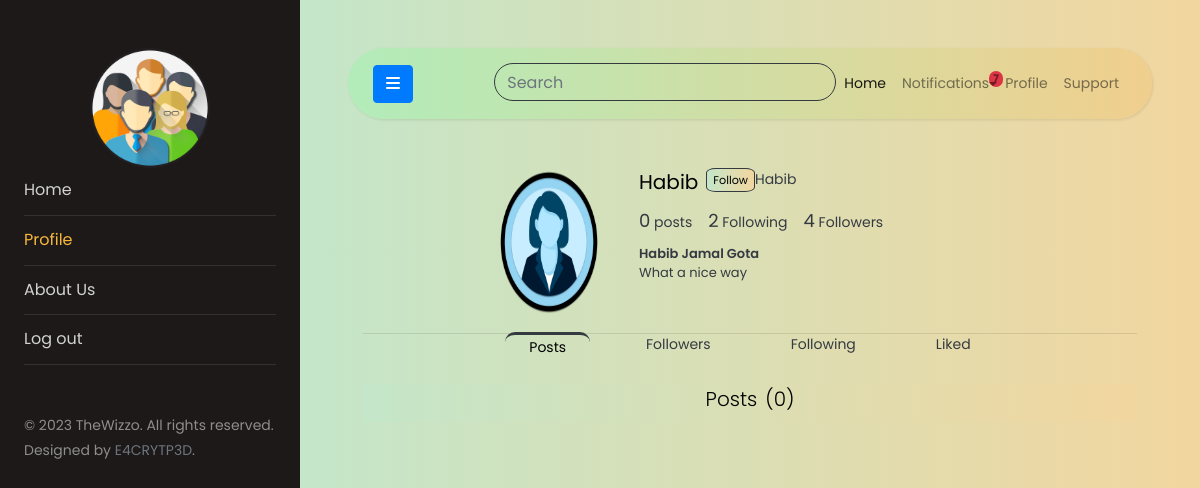
The page /user/Habib/profile (signed in) on the database its author committed.
### users/models.py (models this page shows, shortened)
class User(AbstractUser):
    genders = [
        ('Male', 'Male'),
        ('Female', 'Female'),
        ('Custom', 'Custom'),
        ('Prefer not to say', 'Prefer not to say')
    ]
    date_of_birth = models.DateField(blank=True, null=True)
    gender = models.CharField(
        choices=genders, max_length=20, default="Unknown")

class Profile(models.Model):
    user = models.OneToOneField(
        'User', related_name='profile', on_delete=models.CASCADE)
    bio = models.CharField(default="", blank=True, null=True, max_length=75)
    follows = models.ManyToManyField(
        User, related_name='follows', blank=True, symmetrical=False)
    updated = models.DateTimeField(auto_now=True)
    created = models.DateTimeField(auto_now_add=True)
    profile_pic = models.ImageField(
        upload_to='profile_pics', blank=True, null=True)

### users/views.py (the view)
# urls.py: path('<str:user>/profile', views.user_profile, name='userprofile'),
@login_required
def user_profile(request, user):
    try:
        user = User.objects.select_related('profile').get(username=user)
    except Exception:
        return HttpResponse('<div class="text-danger">Error occured</div>')
    return render(request, 'users/userprofile.html', {'puser': user})

### usertimeline/models.py (called while the page is built)
    def all(self):
        return super().filter(is_seen=False)

### templates/users/userprofile.html (shortened to what this page needs)
{% extends 'base.html' %}
{% block profile %}
active
{% endblock profile %}
{% block content %}
<div class="container">
    <header class="row">
        <div class="col-sm-2 col-auto offset-2 mt-2">
            <div class="position-relative profile-picture">
                <div>
                    <img class="rounded-circle w-100" src="{{puser.profile.profile_pic.url}}" alt="profile pic"
                        height="150px">
                </div>
            </div>
        </div>
        <div class="col-8 text-dark mt-2">
            <div class="d-flex flex-row">
                <h5 class="mx-2">{{puser.username}}</h5>
                {% if puser != user %}
                {% if  puser not in user.profile.follows.all%}
                <div>
                    <button hx-post="{% url 'follow' puser %}" hx-headers='{"X-CSRFToken": "{{csrf_token}}"}'
                        hx-vals='{"wizu":"{{puser.id}}"}'
                        class="border border-dark bg-gradient btn-follow small">Follow</button>
                </div>
                {{puser}}
                {% endif %}
                {% endif %}
            </div>
            <div class="d-flex flex-row">
                <div class="mx-md-2 mx-1">
                    <span class="font-count">{{puser.post.all.count}}</span> posts
                </div>
                <div class="mx-md-2 mx-1">
                    <span class="font-count">{{puser.profile.follows.count}}</span> Following
                </div>
                <div class="mx-md-2 mx-1">
                    <span class="font-count">{{puser.follows.count}}</span> Followers
                </div>
            </div>
            <div class="d-flex flex-column">
                <h6 class="profile-full-name mx-2 mt-2 mb-0"><span>{{puser.first_name}}</span>
                    <span>{{puser.last_name}}</span>
                </h6>
                <p class="mx-2 mt-0" style="font-size: small;">{{puser.profile.bio}}</p>
            </div>
        </div>
    </header>
    <hr class="mb-0 pb-0">
    <div class="d-flex flex-row justify-content-center mt-0">
        <div class="mx-md-3 border-dark px-md-4 px-2 profile-link pl-active" hx-get="{%url 'posts' puser %}"
            hx-target="#user-content" id="posts"><a onclick="activeTab('posts')" class="text-decoration-none"
                href="#posts">Posts</a> </div>
        <div class="mx-md-3 border-dark px-2 px-md-4 profile-link" hx-get="{%url 'followers' puser.username %}"
            hx-target="#user-content" id="followers"><a onclick="activeTab('followers')" href="#followers">Followers</a>
        </div>
        <div class="mx-md-3 border-dark px-2 px-md-4 profile-link" hx-get="{%url 'following' puser.username %}"
            hx-target="#user-content" id="following"><a onclick="activeTab('following')" href="#following">Following</a>
        </div>
        <div class="mx-md-3 border-dark px-2 px-md-4 profile-link" hx-get="{% url 'likedpost' puser %}"
            hx-target="#user-content" id="likedposts"><a onclick="activeTab('likedposts')" href="#likedposts">Liked</a>
        </div>
    </div>
    <div class="container-sm">
        <div id="user-content" class="bg-gradient">
            {% include 'users/partials/posts.html' %}
        </div>
    </div>
</div>
{% endblock content %}

### templates/base.html (shortened to what this page needs)
<!DOCTYPE html>
<html lang="en">
{% load static %}
<head>
	<link rel="stylesheet" href="https://cdnjs.cloudflare.com/ajax/libs/font-awesome/6.2.1/css/all.min.css"
 />
	<link rel="stylesheet" href="{% static 'css/style.css' %}" />
</head>
<body>
	<div class="wrapper d-flex align-items-stretch">
		<nav id="sidebar">
			<div class="p-4 pt-5">
				<a href="#" class="img logo rounded-circle mb-5"
					style="background-image: url({{user.profile.profile_pic.url}});"></a>
				<ul class="list-unstyled components mb-5">
					<li class="{% block home %}{% endblock home %}">
						<a href="{% url 'wizzo-home' %}">Home</a>
					</li>
					<li class="{% block profile %}{% endblock profile %}">
						<a href="{% url 'userprofile' user.username %}">Profile</a>
					</li>
					<li class="nav-item {% block about %}{% endblock about %}">
						<a class="nav-link" href="{% url 'about' %}">About Us</a>
					</li>
					<li>
						<a href="{% url 'userlogout' %}">Log out</a>
					</li>
				</ul>
				<div class="footer">
					<p>
						© 2023 TheWizzo. All rights reserved. Designed by
						<a href="https://github.com/e4crypt3d" target="_blank"
							class="text-decoration-none text-secondary">E4CRYTP3D</a>.
					</p>
				</div>
			</div>
		</nav>
		<div id="content" class="p-4 p-md-5 bg-gradient">
			<nav class="navbar navbar-expand-lg navbar-light navbar-gradient rounded-pill">
				<div class="container-fluid">
					<button type="button" id="sidebarCollapse" class="btn btn-primary">
						<i class="fa fa-bars"></i>
					</button>
					<div class="collapse navbar-collapse" id="topnavbar">
						<ul class="nav navbar-nav ml-auto">
							<li class="nav-item my-3 my-lg-0">
								<div class="position-relative search-bar">
									<input hx-post="{% url 'search' %}" hx-trigger="keyup changed delay:500ms"
										hx-vals='{"csrfmiddlewaretoken":"{{csrf_token}}"}'
										style="border-radius: 20px; background-color: transparent" type="text"
										class="form-control border-dark" placeholder="Search" aria-label="Search"
										hx-target="#searched" name="query" />
								</div>
							</li>
							<li class="nav-item active">
								<a class="nav-link" href="{% url 'wizzo-home' %}">Home</a>
							</li>
							<li class="nav-item position-relative" id="notifications">
								{% include 'usertimeline/partials/notifications.html' %}
							</li>
							<li class="nav-item">
								<a class="nav-link" href="{% url 'userprofile' user.username %}">Profile</a>
							</li>
							<li class="nav-item">
								<a class="nav-link" href="#">Support</a>
							</li>
						</ul>
					</div>
				</div>
			</nav>
			{% block content %} {% endblock content %}
		</div>
	</div>
</body>
</html>

### templates/usertimeline/partials/notifications.html (shortened to what this page needs)
<a class="nav-link position-relative dropdown-toggle" href="#" type="button" data-bs-toggle="dropdown"
    data-bs-target="#notificationDropdown" aria-expanded="false">
    Notifications
    <span class="position-absolute top-0 start-100 translate-middle badge rounded-pill bg-danger">
        {{user.receiver.all.count}}
    </span>
</a>

### templates/users/partials/posts.html (shortened to what this page needs)
<h3 class="text-center mb-2 mt-4 lead">Posts<span class="ml-2">({{puser.post.all.count}})</span></h3>

### rows shown on the page
User: profile.profile_pic (placeholder picture), receiver.all.count "7"
User: profile.profile_pic (placeholder picture), username "Habib", post.all.count "0", profile.follows.count "2", follows.count "4", first_name "Habib", last_name "Jamal Gota", profile.bio "What a nice way"
